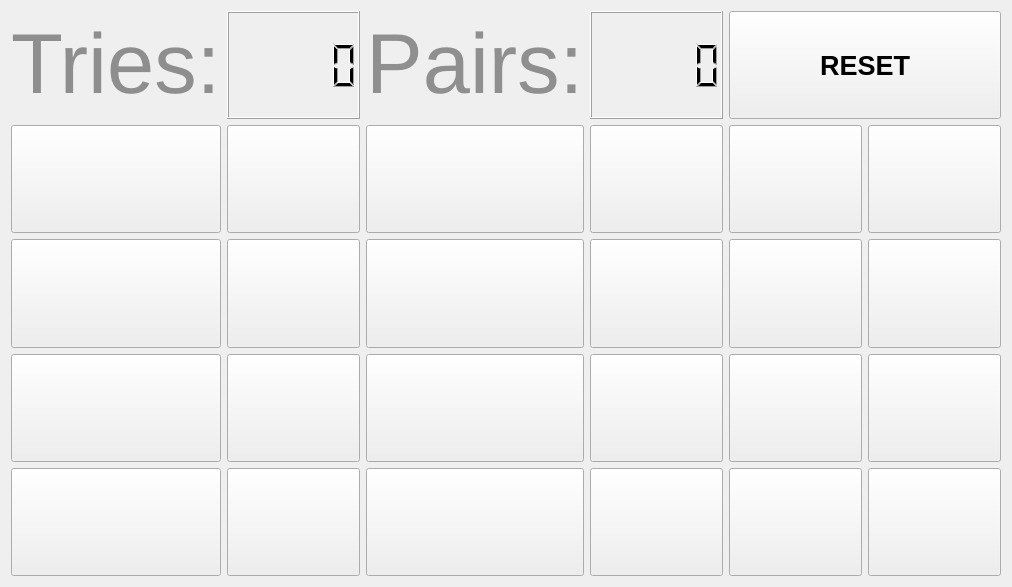
<?xml version="1.0" encoding="UTF-8"?>
<ui version="4.0">
 <class>memorygame</class>
 <widget class="QMainWindow" name="memorygame">
  <property name="geometry">
   <rect>
    <x>0</x>
    <y>0</y>
    <width>950</width>
    <height>587</height>
   </rect>
  </property>
  <property name="windowTitle">
   <string>memorygame</string>
  </property>
  <widget class="QWidget" name="centralWidget">
   <layout class="QGridLayout" name="gridLayout">
    <item row="3" column="2">
     <widget class="QPushButton" name="pushButton_22">
      <property name="sizePolicy">
       <sizepolicy hsizetype="Preferred" vsizetype="Preferred">
        <horstretch>0</horstretch>
        <verstretch>0</verstretch>
       </sizepolicy>
      </property>
      <property name="font">
       <font>
        <family>Comic Sans MS</family>
        <pointsize>40</pointsize>
        <weight>75</weight>
        <bold>true</bold>
       </font>
      </property>
      <property name="autoFillBackground">
       <bool>false</bool>
      </property>
      <property name="styleSheet">
       <string notr="true">QPushBotton {
	background-color: #C0C0C0;
	border: 1px solid gray;
	padding: 5px;
}

QPushBotton:pressed {
	background-color: #A9A9A9;
	border: 1px solid gray;
	padding: 5px;
}

</string>
      </property>
      <property name="text">
       <string/>
      </property>
     </widget>
    </item>
    <item row="4" column="0">
     <widget class="QPushButton" name="pushButton_30">
      <property name="sizePolicy">
       <sizepolicy hsizetype="Preferred" vsizetype="Preferred">
        <horstretch>0</horstretch>
        <verstretch>0</verstretch>
       </sizepolicy>
      </property>
      <property name="font">
       <font>
        <family>Comic Sans MS</family>
        <pointsize>40</pointsize>
        <weight>75</weight>
        <bold>true</bold>
       </font>
      </property>
      <property name="autoFillBackground">
       <bool>false</bool>
      </property>
      <property name="styleSheet">
       <string notr="true">QPushBotton {
	background-color: #C0C0C0;
	border: 1px solid gray;
	padding: 5px;
}

QPushBotton:pressed {
	background-color: #A9A9A9;
	border: 1px solid gray;
	padding: 5px;
}

</string>
      </property>
      <property name="text">
       <string/>
      </property>
     </widget>
    </item>
    <item row="3" column="5">
     <widget class="QPushButton" name="pushButton_25">
      <property name="sizePolicy">
       <sizepolicy hsizetype="Preferred" vsizetype="Preferred">
        <horstretch>0</horstretch>
        <verstretch>0</verstretch>
       </sizepolicy>
      </property>
      <property name="font">
       <font>
        <family>Comic Sans MS</family>
        <pointsize>40</pointsize>
        <weight>75</weight>
        <bold>true</bold>
       </font>
      </property>
      <property name="autoFillBackground">
       <bool>false</bool>
      </property>
      <property name="styleSheet">
       <string notr="true">QPushBotton {
	background-color: #C0C0C0;
	border: 1px solid gray;
	padding: 5px;
}

QPushBotton:pressed {
	background-color: #A9A9A9;
	border: 1px solid gray;
	padding: 5px;
}

</string>
      </property>
      <property name="text">
       <string/>
      </property>
     </widget>
    </item>
    <item row="3" column="3">
     <widget class="QPushButton" name="pushButton_23">
      <property name="sizePolicy">
       <sizepolicy hsizetype="Preferred" vsizetype="Preferred">
        <horstretch>0</horstretch>
        <verstretch>0</verstretch>
       </sizepolicy>
      </property>
      <property name="font">
       <font>
        <family>Comic Sans MS</family>
        <pointsize>40</pointsize>
        <weight>75</weight>
        <bold>true</bold>
       </font>
      </property>
      <property name="autoFillBackground">
       <bool>false</bool>
      </property>
      <property name="styleSheet">
       <string notr="true">QPushBotton {
	background-color: #C0C0C0;
	border: 1px solid gray;
	padding: 5px;
}

QPushBotton:pressed {
	background-color: #A9A9A9;
	border: 1px solid gray;
	padding: 5px;
}

</string>
      </property>
      <property name="text">
       <string/>
      </property>
     </widget>
    </item>
    <item row="2" column="0">
     <widget class="QPushButton" name="pushButton_10">
      <property name="sizePolicy">
       <sizepolicy hsizetype="Preferred" vsizetype="Preferred">
        <horstretch>0</horstretch>
        <verstretch>0</verstretch>
       </sizepolicy>
      </property>
      <property name="font">
       <font>
        <family>Comic Sans MS</family>
        <pointsize>40</pointsize>
        <weight>75</weight>
        <bold>true</bold>
       </font>
      </property>
      <property name="autoFillBackground">
       <bool>false</bool>
      </property>
      <property name="styleSheet">
       <string notr="true">QPushBotton {
	background-color: #C0C0C0;
	border: 1px solid gray;
	padding: 5px;
}

QPushBotton:pressed {
	background-color: #A9A9A9;
	border: 1px solid gray;
	padding: 5px;
}

</string>
      </property>
      <property name="text">
       <string/>
      </property>
     </widget>
    </item>
    <item row="2" column="4">
     <widget class="QPushButton" name="pushButton_14">
      <property name="sizePolicy">
       <sizepolicy hsizetype="Preferred" vsizetype="Preferred">
        <horstretch>0</horstretch>
        <verstretch>0</verstretch>
       </sizepolicy>
      </property>
      <property name="font">
       <font>
        <family>Comic Sans MS</family>
        <pointsize>40</pointsize>
        <weight>75</weight>
        <bold>true</bold>
       </font>
      </property>
      <property name="autoFillBackground">
       <bool>false</bool>
      </property>
      <property name="styleSheet">
       <string notr="true">QPushBotton {
	background-color: #C0C0C0;
	border: 1px solid gray;
	padding: 5px;
}

QPushBotton:pressed {
	background-color: #A9A9A9;
	border: 1px solid gray;
	padding: 5px;
}

</string>
      </property>
      <property name="text">
       <string/>
      </property>
     </widget>
    </item>
    <item row="3" column="0">
     <widget class="QPushButton" name="pushButton_20">
      <property name="sizePolicy">
       <sizepolicy hsizetype="Preferred" vsizetype="Preferred">
        <horstretch>0</horstretch>
        <verstretch>0</verstretch>
       </sizepolicy>
      </property>
      <property name="font">
       <font>
        <family>Comic Sans MS</family>
        <pointsize>40</pointsize>
        <weight>75</weight>
        <bold>true</bold>
       </font>
      </property>
      <property name="autoFillBackground">
       <bool>false</bool>
      </property>
      <property name="styleSheet">
       <string notr="true">QPushBotton {
	background-color: #C0C0C0;
	border: 1px solid gray;
	padding: 5px;
}

QPushBotton:pressed {
	background-color: #A9A9A9;
	border: 1px solid gray;
	padding: 5px;
}

</string>
      </property>
      <property name="text">
       <string/>
      </property>
     </widget>
    </item>
    <item row="2" column="2">
     <widget class="QPushButton" name="pushButton_12">
      <property name="sizePolicy">
       <sizepolicy hsizetype="Preferred" vsizetype="Preferred">
        <horstretch>0</horstretch>
        <verstretch>0</verstretch>
       </sizepolicy>
      </property>
      <property name="font">
       <font>
        <family>Comic Sans MS</family>
        <pointsize>40</pointsize>
        <weight>75</weight>
        <bold>true</bold>
       </font>
      </property>
      <property name="autoFillBackground">
       <bool>false</bool>
      </property>
      <property name="styleSheet">
       <string notr="true">QPushBotton {
	background-color: #C0C0C0;
	border: 1px solid gray;
	padding: 5px;
}

QPushBotton:pressed {
	background-color: #A9A9A9;
	border: 1px solid gray;
	padding: 5px;
}

</string>
      </property>
      <property name="text">
       <string/>
      </property>
     </widget>
    </item>
    <item row="2" column="1">
     <widget class="QPushButton" name="pushButton_11">
      <property name="sizePolicy">
       <sizepolicy hsizetype="Preferred" vsizetype="Preferred">
        <horstretch>0</horstretch>
        <verstretch>0</verstretch>
       </sizepolicy>
      </property>
      <property name="font">
       <font>
        <family>Comic Sans MS</family>
        <pointsize>40</pointsize>
        <weight>75</weight>
        <bold>true</bold>
       </font>
      </property>
      <property name="autoFillBackground">
       <bool>false</bool>
      </property>
      <property name="styleSheet">
       <string notr="true">QPushBotton {
	background-color: #C0C0C0;
	border: 1px solid gray;
	padding: 5px;
}

QPushBotton:pressed {
	background-color: #A9A9A9;
	border: 1px solid gray;
	padding: 5px;
}

</string>
      </property>
      <property name="text">
       <string/>
      </property>
     </widget>
    </item>
    <item row="2" column="3">
     <widget class="QPushButton" name="pushButton_13">
      <property name="sizePolicy">
       <sizepolicy hsizetype="Preferred" vsizetype="Preferred">
        <horstretch>0</horstretch>
        <verstretch>0</verstretch>
       </sizepolicy>
      </property>
      <property name="font">
       <font>
        <family>Comic Sans MS</family>
        <pointsize>40</pointsize>
        <weight>75</weight>
        <bold>true</bold>
       </font>
      </property>
      <property name="autoFillBackground">
       <bool>false</bool>
      </property>
      <property name="styleSheet">
       <string notr="true">QPushBotton {
	background-color: #C0C0C0;
	border: 1px solid gray;
	padding: 5px;
}

QPushBotton:pressed {
	background-color: #A9A9A9;
	border: 1px solid gray;
	padding: 5px;
}

</string>
      </property>
      <property name="text">
       <string/>
      </property>
     </widget>
    </item>
    <item row="1" column="1">
     <widget class="QPushButton" name="pushButton_01">
      <property name="sizePolicy">
       <sizepolicy hsizetype="Preferred" vsizetype="Preferred">
        <horstretch>0</horstretch>
        <verstretch>0</verstretch>
       </sizepolicy>
      </property>
      <property name="font">
       <font>
        <family>Comic Sans MS</family>
        <pointsize>40</pointsize>
        <weight>75</weight>
        <bold>true</bold>
       </font>
      </property>
      <property name="autoFillBackground">
       <bool>false</bool>
      </property>
      <property name="styleSheet">
       <string notr="true">QPushBotton {
	background-color: #C0C0C0;
	border: 1px solid gray;
	padding: 5px;
}

QPushBotton:pressed {
	background-color: #A9A9A9;
	border: 1px solid gray;
	padding: 5px;
}

</string>
      </property>
      <property name="text">
       <string/>
      </property>
     </widget>
    </item>
    <item row="3" column="4">
     <widget class="QPushButton" name="pushButton_24">
      <property name="sizePolicy">
       <sizepolicy hsizetype="Preferred" vsizetype="Preferred">
        <horstretch>0</horstretch>
        <verstretch>0</verstretch>
       </sizepolicy>
      </property>
      <property name="font">
       <font>
        <family>Comic Sans MS</family>
        <pointsize>40</pointsize>
        <weight>75</weight>
        <bold>true</bold>
       </font>
      </property>
      <property name="autoFillBackground">
       <bool>false</bool>
      </property>
      <property name="styleSheet">
       <string notr="true">QPushBotton {
	background-color: #C0C0C0;
	border: 1px solid gray;
	padding: 5px;
}

QPushBotton:pressed {
	background-color: #A9A9A9;
	border: 1px solid gray;
	padding: 5px;
}

</string>
      </property>
      <property name="text">
       <string/>
      </property>
     </widget>
    </item>
    <item row="3" column="1">
     <widget class="QPushButton" name="pushButton_21">
      <property name="sizePolicy">
       <sizepolicy hsizetype="Preferred" vsizetype="Preferred">
        <horstretch>0</horstretch>
        <verstretch>0</verstretch>
       </sizepolicy>
      </property>
      <property name="font">
       <font>
        <family>Comic Sans MS</family>
        <pointsize>40</pointsize>
        <weight>75</weight>
        <bold>true</bold>
       </font>
      </property>
      <property name="autoFillBackground">
       <bool>false</bool>
      </property>
      <property name="styleSheet">
       <string notr="true">QPushBotton {
	background-color: #C0C0C0;
	border: 1px solid gray;
	padding: 5px;
}

QPushBotton:pressed {
	background-color: #A9A9A9;
	border: 1px solid gray;
	padding: 5px;
}

</string>
      </property>
      <property name="text">
       <string/>
      </property>
     </widget>
    </item>
    <item row="4" column="5">
     <widget class="QPushButton" name="pushButton_35">
      <property name="sizePolicy">
       <sizepolicy hsizetype="Preferred" vsizetype="Preferred">
        <horstretch>0</horstretch>
        <verstretch>0</verstretch>
       </sizepolicy>
      </property>
      <property name="font">
       <font>
        <family>Comic Sans MS</family>
        <pointsize>40</pointsize>
        <weight>75</weight>
        <bold>true</bold>
       </font>
      </property>
      <property name="autoFillBackground">
       <bool>false</bool>
      </property>
      <property name="styleSheet">
       <string notr="true">QPushBotton {
	background-color: #C0C0C0;
	border: 1px solid gray;
	padding: 5px;
}

QPushBotton:pressed {
	background-color: #A9A9A9;
	border: 1px solid gray;
	padding: 5px;
}

</string>
      </property>
      <property name="text">
       <string/>
      </property>
     </widget>
    </item>
    <item row="4" column="4">
     <widget class="QPushButton" name="pushButton_34">
      <property name="sizePolicy">
       <sizepolicy hsizetype="Preferred" vsizetype="Preferred">
        <horstretch>0</horstretch>
        <verstretch>0</verstretch>
       </sizepolicy>
      </property>
      <property name="font">
       <font>
        <family>Comic Sans MS</family>
        <pointsize>40</pointsize>
        <weight>75</weight>
        <bold>true</bold>
       </font>
      </property>
      <property name="autoFillBackground">
       <bool>false</bool>
      </property>
      <property name="styleSheet">
       <string notr="true">QPushBotton {
	background-color: #C0C0C0;
	border: 1px solid gray;
	padding: 5px;
}

QPushBotton:pressed {
	background-color: #A9A9A9;
	border: 1px solid gray;
	padding: 5px;
}

</string>
      </property>
      <property name="text">
       <string/>
      </property>
     </widget>
    </item>
    <item row="1" column="3">
     <widget class="QPushButton" name="pushButton_03">
      <property name="sizePolicy">
       <sizepolicy hsizetype="Preferred" vsizetype="Preferred">
        <horstretch>0</horstretch>
        <verstretch>0</verstretch>
       </sizepolicy>
      </property>
      <property name="font">
       <font>
        <family>Comic Sans MS</family>
        <pointsize>40</pointsize>
        <weight>75</weight>
        <bold>true</bold>
       </font>
      </property>
      <property name="autoFillBackground">
       <bool>false</bool>
      </property>
      <property name="styleSheet">
       <string notr="true">QPushBotton {
	background-color: #C0C0C0;
	border: 1px solid gray;
	padding: 5px;
}

QPushBotton:pressed {
	background-color: #A9A9A9;
	border: 1px solid gray;
	padding: 5px;
}

</string>
      </property>
      <property name="text">
       <string/>
      </property>
     </widget>
    </item>
    <item row="1" column="0">
     <widget class="QPushButton" name="pushButton_00">
      <property name="sizePolicy">
       <sizepolicy hsizetype="Preferred" vsizetype="Preferred">
        <horstretch>0</horstretch>
        <verstretch>0</verstretch>
       </sizepolicy>
      </property>
      <property name="font">
       <font>
        <family>Comic Sans MS</family>
        <pointsize>40</pointsize>
        <weight>75</weight>
        <bold>true</bold>
       </font>
      </property>
      <property name="autoFillBackground">
       <bool>false</bool>
      </property>
      <property name="styleSheet">
       <string notr="true">QPushBotton {
	background-color: #C0C0C0;
	border: 1px solid gray;
	padding: 5px;
}

QPushBotton:pressed {
	background-color: #A9A9A9;
	border: 1px solid gray;
	padding: 5px;
}

</string>
      </property>
      <property name="text">
       <string/>
      </property>
     </widget>
    </item>
    <item row="1" column="4">
     <widget class="QPushButton" name="pushButton_04">
      <property name="sizePolicy">
       <sizepolicy hsizetype="Preferred" vsizetype="Preferred">
        <horstretch>0</horstretch>
        <verstretch>0</verstretch>
       </sizepolicy>
      </property>
      <property name="font">
       <font>
        <family>Comic Sans MS</family>
        <pointsize>40</pointsize>
        <weight>75</weight>
        <bold>true</bold>
       </font>
      </property>
      <property name="autoFillBackground">
       <bool>false</bool>
      </property>
      <property name="styleSheet">
       <string notr="true">QPushBotton {
	background-color: #C0C0C0;
	border: 1px solid gray;
	padding: 5px;
}

QPushBotton:pressed {
	background-color: #A9A9A9;
	border: 1px solid gray;
	padding: 5px;
}

</string>
      </property>
      <property name="text">
       <string/>
      </property>
     </widget>
    </item>
    <item row="1" column="2">
     <widget class="QPushButton" name="pushButton_02">
      <property name="sizePolicy">
       <sizepolicy hsizetype="Preferred" vsizetype="Preferred">
        <horstretch>0</horstretch>
        <verstretch>0</verstretch>
       </sizepolicy>
      </property>
      <property name="font">
       <font>
        <family>Comic Sans MS</family>
        <pointsize>40</pointsize>
        <weight>75</weight>
        <bold>true</bold>
       </font>
      </property>
      <property name="autoFillBackground">
       <bool>false</bool>
      </property>
      <property name="styleSheet">
       <string notr="true">QPushBotton {
	background-color: #C0C0C0;
	border: 1px solid gray;
	padding: 5px;
}

QPushBotton:pressed {
	background-color: #A9A9A9;
	border: 1px solid gray;
	padding: 5px;
}

</string>
      </property>
      <property name="text">
       <string/>
      </property>
     </widget>
    </item>
    <item row="1" column="5">
     <widget class="QPushButton" name="pushButton_05">
      <property name="sizePolicy">
       <sizepolicy hsizetype="Preferred" vsizetype="Preferred">
        <horstretch>0</horstretch>
        <verstretch>0</verstretch>
       </sizepolicy>
      </property>
      <property name="font">
       <font>
        <family>Comic Sans MS</family>
        <pointsize>40</pointsize>
        <weight>75</weight>
        <bold>true</bold>
       </font>
      </property>
      <property name="autoFillBackground">
       <bool>false</bool>
      </property>
      <property name="styleSheet">
       <string notr="true">QPushBotton {
	background-color: #C0C0C0;
	border: 1px solid gray;
	padding: 5px;
}

QPushBotton:pressed {
	background-color: #A9A9A9;
	border: 1px solid gray;
	padding: 5px;
}

</string>
      </property>
      <property name="text">
       <string/>
      </property>
     </widget>
    </item>
    <item row="0" column="4" colspan="2">
     <widget class="QPushButton" name="ResetButton">
      <property name="sizePolicy">
       <sizepolicy hsizetype="Preferred" vsizetype="Preferred">
        <horstretch>0</horstretch>
        <verstretch>0</verstretch>
       </sizepolicy>
      </property>
      <property name="font">
       <font>
        <family>Arial</family>
        <pointsize>20</pointsize>
        <weight>75</weight>
        <bold>true</bold>
       </font>
      </property>
      <property name="autoFillBackground">
       <bool>false</bool>
      </property>
      <property name="styleSheet">
       <string notr="true">QPushBotton {
	background-color: #C0C0C0;
	border: 1px solid gray;
	padding: 5px;
}

QPushBotton:pressed {
	background-color: #A9A9A9;
	border: 1px solid gray;
	padding: 5px;
}

</string>
      </property>
      <property name="text">
       <string>RESET</string>
      </property>
     </widget>
    </item>
    <item row="4" column="3">
     <widget class="QPushButton" name="pushButton_33">
      <property name="sizePolicy">
       <sizepolicy hsizetype="Preferred" vsizetype="Preferred">
        <horstretch>0</horstretch>
        <verstretch>0</verstretch>
       </sizepolicy>
      </property>
      <property name="font">
       <font>
        <family>Comic Sans MS</family>
        <pointsize>40</pointsize>
        <weight>75</weight>
        <bold>true</bold>
       </font>
      </property>
      <property name="autoFillBackground">
       <bool>false</bool>
      </property>
      <property name="styleSheet">
       <string notr="true">QPushBotton {
	background-color: #C0C0C0;
	border: 1px solid gray;
	padding: 5px;
}

QPushBotton:pressed {
	background-color: #A9A9A9;
	border: 1px solid gray;
	padding: 5px;
}

</string>
      </property>
      <property name="text">
       <string/>
      </property>
     </widget>
    </item>
    <item row="2" column="5">
     <widget class="QPushButton" name="pushButton_15">
      <property name="sizePolicy">
       <sizepolicy hsizetype="Preferred" vsizetype="Preferred">
        <horstretch>0</horstretch>
        <verstretch>0</verstretch>
       </sizepolicy>
      </property>
      <property name="font">
       <font>
        <family>Comic Sans MS</family>
        <pointsize>40</pointsize>
        <weight>75</weight>
        <bold>true</bold>
       </font>
      </property>
      <property name="autoFillBackground">
       <bool>false</bool>
      </property>
      <property name="styleSheet">
       <string notr="true">QPushBotton {
	background-color: #C0C0C0;
	border: 1px solid gray;
	padding: 5px;
}

QPushBotton:pressed {
	background-color: #A9A9A9;
	border: 1px solid gray;
	padding: 5px;
}

</string>
      </property>
      <property name="text">
       <string/>
      </property>
     </widget>
    </item>
    <item row="4" column="1">
     <widget class="QPushButton" name="pushButton_31">
      <property name="sizePolicy">
       <sizepolicy hsizetype="Preferred" vsizetype="Preferred">
        <horstretch>0</horstretch>
        <verstretch>0</verstretch>
       </sizepolicy>
      </property>
      <property name="font">
       <font>
        <family>Comic Sans MS</family>
        <pointsize>40</pointsize>
        <weight>75</weight>
        <bold>true</bold>
       </font>
      </property>
      <property name="autoFillBackground">
       <bool>false</bool>
      </property>
      <property name="styleSheet">
       <string notr="true">QPushBotton {
	background-color: #C0C0C0;
	border: 1px solid gray;
	padding: 5px;
}

QPushBotton:pressed {
	background-color: #A9A9A9;
	border: 1px solid gray;
	padding: 5px;
}

</string>
      </property>
      <property name="text">
       <string/>
      </property>
     </widget>
    </item>
    <item row="4" column="2">
     <widget class="QPushButton" name="pushButton_32">
      <property name="sizePolicy">
       <sizepolicy hsizetype="Preferred" vsizetype="Preferred">
        <horstretch>0</horstretch>
        <verstretch>0</verstretch>
       </sizepolicy>
      </property>
      <property name="font">
       <font>
        <family>Comic Sans MS</family>
        <pointsize>40</pointsize>
        <weight>75</weight>
        <bold>true</bold>
       </font>
      </property>
      <property name="autoFillBackground">
       <bool>false</bool>
      </property>
      <property name="styleSheet">
       <string notr="true">QPushBotton {
	background-color: #C0C0C0;
	border: 1px solid gray;
	padding: 5px;
}

QPushBotton:pressed {
	background-color: #A9A9A9;
	border: 1px solid gray;
	padding: 5px;
}

</string>
      </property>
      <property name="text">
       <string/>
      </property>
     </widget>
    </item>
    <item row="0" column="3">
     <widget class="QLCDNumber" name="lcdNumber_2"/>
    </item>
    <item row="0" column="0">
     <widget class="QLabel" name="label">
      <property name="text">
       <string>&lt;html&gt;&lt;head/&gt;&lt;body&gt;&lt;p&gt;&lt;span style=&quot; font-size:64pt; color:#8e8e8e;&quot;&gt;Tries:&lt;/span&gt;&lt;/p&gt;&lt;/body&gt;&lt;/html&gt;</string>
      </property>
      <property name="textFormat">
       <enum>Qt::RichText</enum>
      </property>
     </widget>
    </item>
    <item row="0" column="2">
     <widget class="QLabel" name="label_2">
      <property name="text">
       <string>&lt;html&gt;&lt;head/&gt;&lt;body&gt;&lt;p&gt;&lt;span style=&quot; font-size:64pt; color:#8f8f8f;&quot;&gt;Pairs:&lt;/span&gt;&lt;/p&gt;&lt;/body&gt;&lt;/html&gt;</string>
      </property>
     </widget>
    </item>
    <item row="0" column="1">
     <widget class="QLCDNumber" name="lcdNumber"/>
    </item>
   </layout>
  </widget>
 </widget>
 <layoutdefault spacing="6" margin="11"/>
 <resources/>
 <connections/>
</ui>
